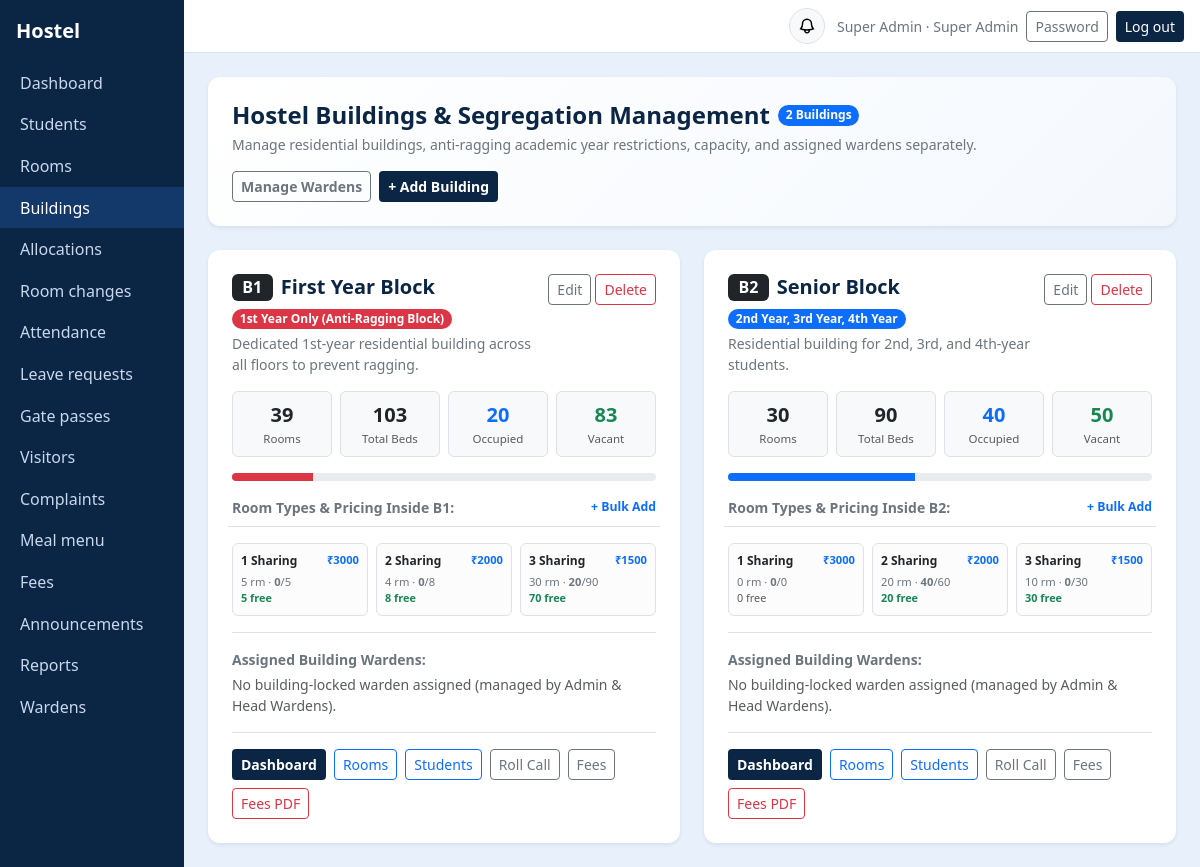
The page /buildings/ (signed in) on the database its author committed.
### core/models.py (models this page shows, shortened)
class User(AbstractUser):
    ROLES = [("admin", "Super Admin"), ("warden", "Warden"), ("student", "Student"), ("parent", "Parent")]
    role = models.CharField(max_length=10, choices=ROLES, default="student")
    phone = models.CharField(max_length=20, blank=True)
    must_change_password = models.BooleanField(default=False)
    assigned_building = models.ForeignKey(
        Building,
        null=True,
        blank=True,
        on_delete=models.SET_NULL,
        related_name="wardens",
        help_text="Leave empty for Head Warden (full cross-building access). Assign a building to lock this warden exclusively to that building.",
    )
    @property
    def scoped_building(self):
        return self.assigned_building if self.role == "warden" else None
    @property
    def warden_role_label(self):
        if self.role != "warden":
            return self.get_role_display()
        if self.assigned_building_id:
            return f"{self.assigned_building.name} Warden"
        return "Head Warden"
    @property
    def display_name(self):
        return self.get_full_name() or self.username

class Building(models.Model):
    YEAR_CHOICES = [(1, "1st Year"), (2, "2nd Year"), (3, "3rd Year"), (4, "4th Year")]
    name = models.CharField(max_length=100, unique=True)
    code = models.CharField(max_length=12, unique=True)
    description = models.CharField(max_length=255, blank=True)
    allowed_years = models.CharField(
        max_length=20,
        default="1,2,3,4",
        help_text="Comma-separated allowed academic years (e.g. '1' or '2,3,4')",
    )
    is_first_year_only = models.BooleanField("1st-Year Only (Anti-Ragging Block)", default=False)
    is_active = models.BooleanField(default=True)
    class Meta:
        ordering = ["code", "name"]
    @property
    def allowed_years_list(self):
        return sorted(
            {
                int(y.strip())
                for y in (self.allowed_years or "").split(",")
                if y.strip().isdigit() and int(y.strip()) in (1, 2, 3, 4)
            }
        )
    @property
    def allowed_years_display(self):
        labels = dict(self.YEAR_CHOICES)
        yrs = [1] if self.is_first_year_only else self.allowed_years_list
        return ", ".join(labels[y] for y in yrs if y in labels) or "All Years"

### core/views.py (the view)
# urls.py: path("buildings/", v.buildings_list, name="buildings"),
@role_required("admin")
def buildings_list(request):
    buildings = list(m.Building.objects.prefetch_related("wardens").order_by("code", "name"))
    building_cards = _build_building_summaries(buildings, include_wardens=True)
    return show(request, "buildings_list", buildings=buildings, building_cards=building_cards)

### core/models.py (called while the page is built, shortened)
    @property
    def occupied(self):
        return self.allocations.filter(end_date__isnull=True).count()

    @classmethod
    def get_config(cls):
        cfg = cls.objects.first()
        return cfg

    def get_rent_for_type(self, room_type=""):
        mapping = {
            "1_sharing": self.rent_1_sharing,
            "2_sharing": self.rent_2_sharing,
            "3_sharing": self.rent_3_sharing,
        }
        val = mapping.get(room_type)
        return Decimal(str(val if val is not None else self.rent_amount))

### core/views.py (called while the page is built)
def role_required(*roles):
    def deco(view):
        @wraps(view)
        @login_required
        def inner(request, *a, **k):
            if request.user.role not in roles:
                raise PermissionDenied
            return view(request, *a, **k)
        return inner
    return deco

def show(request, template, **ctx):
    return render(request, f"core/{template}.html", ctx)

def _build_room_type_summary(rooms, cfg=None):
    cfg = cfg or m.FeeConfig.get_config()
    rows = []
    for rt_val, rt_lbl in m.ROOM_TYPE_CHOICES:
        tier_rooms = [r for r in rooms if r.room_type == rt_val]
        beds = sum(r.capacity for r in tier_rooms)
        occ = sum(r.occupied for r in tier_rooms)
        blk = sum(r.capacity for r in tier_rooms if r.is_blacklisted)
        eff = max(0, beds - blk)
        rows.append({
            "room_type": rt_val,
            "label": rt_lbl,
            "rooms": len(tier_rooms),
            "beds": beds,
            "occupied": occ,
            "free": max(0, eff - occ),
            "rate": cfg.get_rent_for_type(rt_val),
            "pct": round(100 * occ / eff) if eff > 0 else 0,
        })
    return rows

### core/templates/core/buildings_list.html (shortened to what this page needs)
{% extends "core/base.html" %}{% block content %}
<div class="card p-4 mb-4 bg-white border-0 shadow-sm" style="background: linear-gradient(135deg, #ffffff 0%, #f4f8fd 100%);">
  <div class="d-flex flex-wrap justify-content-between align-items-center gap-3">
    <div>
      <div class="d-flex align-items-center gap-2 mb-1">
        <h4 class="mb-0 fw-bold" style="color:var(--navy);">Hostel Buildings & Segregation Management</h4>
        <span class="badge text-bg-primary rounded-pill">{{ buildings|length }} Building{{ buildings|length|pluralize }}</span>
      </div>
      <div class="text-secondary small">
        Manage residential buildings, anti-ragging academic year restrictions, capacity, and assigned wardens separately.
      </div>
    </div>
    <div class="d-flex gap-2">
      <a class="btn btn-sm btn-outline-secondary fw-semibold" href="{% url 'wardens' %}">Manage Wardens</a>
      <a class="btn btn-sm btn-navy fw-semibold" href="{% url 'buildings_new' %}">+ Add Building</a>
    </div>
  </div>
</div>
<div class="row g-4">
  {% for item in building_cards %}
    {% with b=item.building %}
    <div class="col-12 col-lg-6">
      <div class="card h-100 border-0 shadow-sm bg-white p-4">
        <div class="d-flex justify-content-between align-items-start gap-2 mb-3">
          <div>
            <div class="d-flex flex-wrap align-items-center gap-2 mb-1">
              <span class="badge text-bg-dark fs-6">{{ b.code }}</span>
              <h5 class="mb-0 fw-bold" style="color:var(--navy);">{{ b.name }}</h5>
              {% if b.is_first_year_only %}
                <span class="badge text-bg-danger rounded-pill">1st Year Only (Anti-Ragging Block)</span>
              {% else %}
                <span class="badge text-bg-primary rounded-pill">{{ b.allowed_years_display }}</span>
              {% endif %}
            </div>
            <div class="text-secondary small">{{ b.description|default:"No description provided." }}</div>
          </div>
          <div class="d-flex gap-1">
            <a href="{% url 'buildings_edit' b.pk %}" class="btn btn-sm btn-outline-secondary">Edit</a>
            <a href="{% url 'buildings_delete' b.pk %}" class="btn btn-sm btn-outline-danger">Delete</a>
          </div>
        </div>
        <div class="row g-2 mb-3 text-center">
          <div class="col-3">
            <div class="p-2 rounded bg-light border">
              <div class="fw-bold fs-5 text-dark">{{ item.rooms_count }}</div>
              <div class="text-muted" style="font-size:0.72rem;">Rooms</div>
            </div>
          </div>
          <div class="col-3">
            <div class="p-2 rounded bg-light border">
              <div class="fw-bold fs-5 text-dark">{{ item.capacity }}</div>
              <div class="text-muted" style="font-size:0.72rem;">Total Beds</div>
            </div>
          </div>
          <div class="col-3">
            <div class="p-2 rounded bg-light border">
              <div class="fw-bold fs-5 text-primary">{{ item.occupied }}</div>
              <div class="text-muted" style="font-size:0.72rem;">Occupied</div>
            </div>
          </div>
          <div class="col-3">
            <div class="p-2 rounded bg-light border">
              <div class="fw-bold fs-5 text-success">{{ item.vacant }}</div>
              <div class="text-muted" style="font-size:0.72rem;">Vacant</div>
            </div>
          </div>
        </div>
        <div class="progress mb-3" style="height: 8px;">
          <div class="progress-bar {% if b.is_first_year_only %}bg-danger{% else %}bg-primary{% endif %}"
               role="progressbar" style="width: {{ item.occupancy_pct }}%;"></div>
        </div>
        <div class="mb-3 pb-3 border-bottom small">
          <div class="d-flex justify-content-between align-items-center mb-1">
            <span class="fw-semibold text-secondary">Room Types &amp; Pricing Inside {{ b.code }}:</span>
            <a href="{% url 'rooms_bulk_add' %}?building={{ b.code }}" class="small text-decoration-none fw-semibold">+ Bulk Add</a>
          </div>
          {% include "core/_building_room_types.html" with tiers=item.room_type_summary building=b %}
        </div>
        <div class="mb-3 pb-3 border-bottom small">
          <div class="fw-semibold text-secondary mb-1">Assigned Building Wardens:</div>
          {% if item.wardens %}
            <div class="d-flex flex-wrap gap-1">
              {% for w in item.wardens %}
                <span class="badge text-bg-light border text-dark">{{ w.display_name }} ({{ w.username }})</span>
              {% endfor %}
            </div>
          {% else %}
            <span class="text-muted">No building-locked warden assigned (managed by Admin & Head Wardens).</span>
          {% endif %}
        </div>
        <div class="d-flex flex-wrap gap-2 mt-auto">
          <a href="{% url 'home' %}?building={{ b.pk }}" class="btn btn-sm btn-navy fw-semibold">Dashboard</a>
          <a href="{% url 'rooms' %}?building={{ b.pk }}" class="btn btn-sm btn-outline-primary">Rooms</a>
          <a href="{% url 'students' %}?building={{ b.pk }}" class="btn btn-sm btn-outline-primary">Students</a>
          <a href="{% url 'attendance' %}?building={{ b.pk }}" class="btn btn-sm btn-outline-secondary">Roll Call</a>
          <a href="{% url 'fees' %}?building={{ b.pk }}" class="btn btn-sm btn-outline-secondary">Fees</a>
          <a href="{% url 'fees_export_pdf' %}?building={{ b.pk }}" class="btn btn-sm btn-outline-danger">Fees PDF</a>
        </div>
      </div>
    </div>
    {% endwith %}
  {% endfor %}
</div>
{% endblock %}

### core/templates/core/base.html (shortened to what this page needs)
{% load static %}<!doctype html>
<html lang="en"><head><meta charset="utf-8"><meta name="viewport" content="width=device-width, initial-scale=1">
<link href="https://cdn.jsdelivr.net/npm/bootstrap@5.3.3/dist/css/bootstrap.min.css" rel="stylesheet">
</head><body>
{% if user.is_authenticated and not hide_nav %}
<div class="d-flex">
 <nav class="sidebar py-3" id="sb"><div class="px-3 pb-3 text-white fs-5 fw-semibold">Hostel</div>
  {% for name, label in nav_items %}<a href="{% url name %}" {% if request.resolver_match.url_name == name or name == 'attendance' and request.resolver_match.url_name == 'attendance_history' or name == 'rooms' and request.resolver_match.url_name == 'room_detail' or name == 'students' and request.resolver_match.url_name == 'student_detail' %}class="active"{% endif %}>{{ label }}</a>{% endfor %}
 </nav>
 <div class="flex-grow-1">
  <div class="topbar d-flex align-items-center justify-content-between px-3 py-2">
   <div class="ms-auto d-flex align-items-center gap-2">
     <div class="dropdown me-1">
       <button class="btn btn-sm btn-light border position-relative rounded-circle p-2 d-flex align-items-center justify-content-center" style="width:36px; height:36px;" type="button" id="notifDropdown" data-bs-toggle="dropdown" aria-expanded="false" title="Notifications">
       </button>
     </div>
     <span class="text-secondary small d-none d-sm-inline">{{ user.display_name }} · {% if user.role == 'warden' %}{{ warden_role_label|default:user.get_role_display }}{% else %}{{ user.get_role_display }}{% endif %}</span>
     <a class="btn btn-sm btn-outline-secondary" href="{% url 'password' %}">Password</a>
     <form method="post" action="{% url 'logout' %}" class="d-inline">{% csrf_token %}<button class="btn btn-sm btn-navy">Log out</button></form>
   </div>
  </div>
  <main class="p-3 p-md-4">
{% else %}<main class="container py-4">{% endif %}
  {% block content %}{% endblock %}
 </main>
{% if user.is_authenticated and not hide_nav %}</div></div>{% endif %}
</body></html>

### core/templates/core/base.html (style rules this page uses)
:root { --navy:#0b2545;--sky:#e8f1fb;--sky2:#cfe2f7 }
body { background:var(--sky);min-height:100vh }
.sidebar { background:var(--navy);width:230px;min-height:100vh }
.sidebar a { color:#c9d8ec;text-decoration:none;display:block;padding:.55rem 1.25rem }
.sidebar a:hover,.sidebar a.active { background:#13396b;color:#fff }
.topbar { background:#fff;border-bottom:1px solid var(--sky2) }
.card { border:1px solid var(--sky2); border-radius:12px; box-shadow:0 2px 6px rgba(11,37,69,0.03) }
.btn-navy { background:var(--navy);color:#fff }

### rows shown on the page
User: display_name "Super Admin", role "Super Admin"
Building: code "B1", name "First Year Block", description "Dedicated 1st-year residential building across all floors to prevent ragging.", is_first_year_only True (drawn), code "B1"
Building: code "B2", name "Senior Block", allowed_years_display "2nd Year, 3rd Year, 4th Year", description "Residential building for 2nd, 3rd, and 4th-year students.", code "B2"

### other values the page prints
{{ label }} "Dashboard" "Students" "Rooms" "Buildings" "Allocations" "Room changes" "Attendance" "Leave requests" "Gate passes" "Visitors" "Complaints" "Meal menu" "Fees" "Announcements" "Reports" "Wardens"
{{ buildings|length }} "2"
{{ item.rooms_count }} "39" "30"
{{ item.capacity }} "103" "90"
{{ item.occupied }} "20" "40"
{{ item.vacant }} "83" "50"
{{ rt.label }} "1 Sharing" "2 Sharing" "3 Sharing" "1 Sharing" "2 Sharing" "3 Sharing"
{{ rt.rate|floatformat:0 }} "3000" "2000" "1500" "3000" "2000" "1500"
{{ rt.rooms }} "5" "4" "30" "0" "20" "10"
{{ rt.occupied }} "0" "0" "20" "0" "40" "0"
{{ rt.beds }} "5" "8" "90" "0" "60" "30"
{{ rt.free }} "5" "8" "70" "0" "20" "30"
